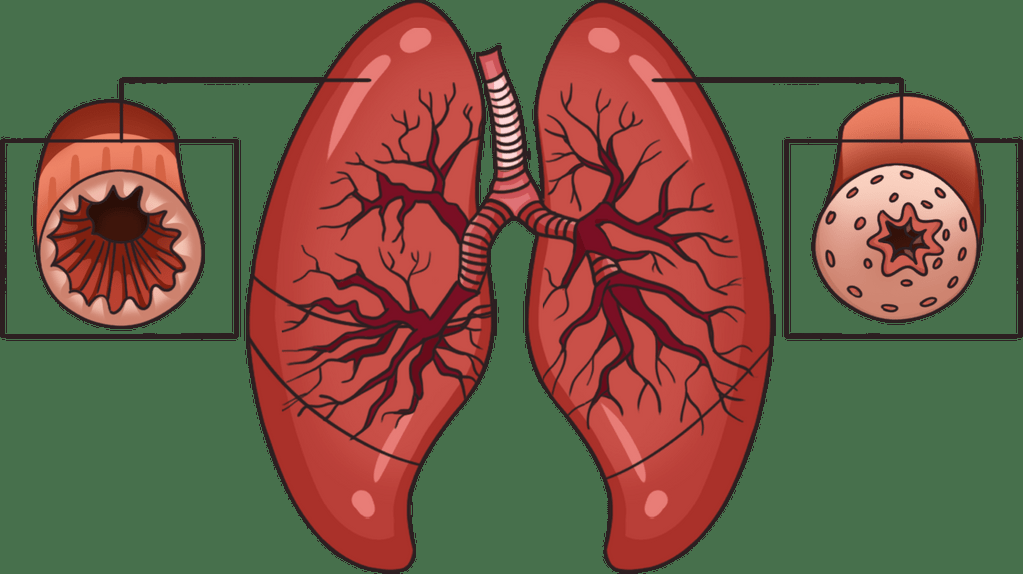
#> input picture paru-paru.png, 1023 x 574 px
$ python Z1.py
#> lines starting #> are read from the running program, lines starting #| are printed output that depends on the picture; after the words box and inside, x2 and y2 are one past the last pixel; in counts of white or black regions, pixels touching at a corner belong together
import cv2
import numpy as np

def load_image(path='paru-paru.png'):
#> called with path = 'paru-paru.png'
    image = cv2.imread(path)
#> image is the input picture: shape (574, 1023, 3); mean B, G, R 68.5, 90, 113
    if image is None:
        raise FileNotFoundError("Gambar tidak ditemukan.")
    return image

def show_image(image, title="Image"):
    cv2.imshow(title, image)
    cv2.waitKey(0)
    cv2.destroyAllWindows()

def grayscale(image):
    H, W = image.shape[:2]
#> H = 574; W = 1023
    gray = np.zeros((H, W), np.uint8)
    for i in range(H):
        for j in range(W):
            gray[i, j] = np.clip(0.299 * image[i, j, 0] +
                                 0.587 * image[i, j, 1] +
                                 0.114 * image[i, j, 2], 0, 255)
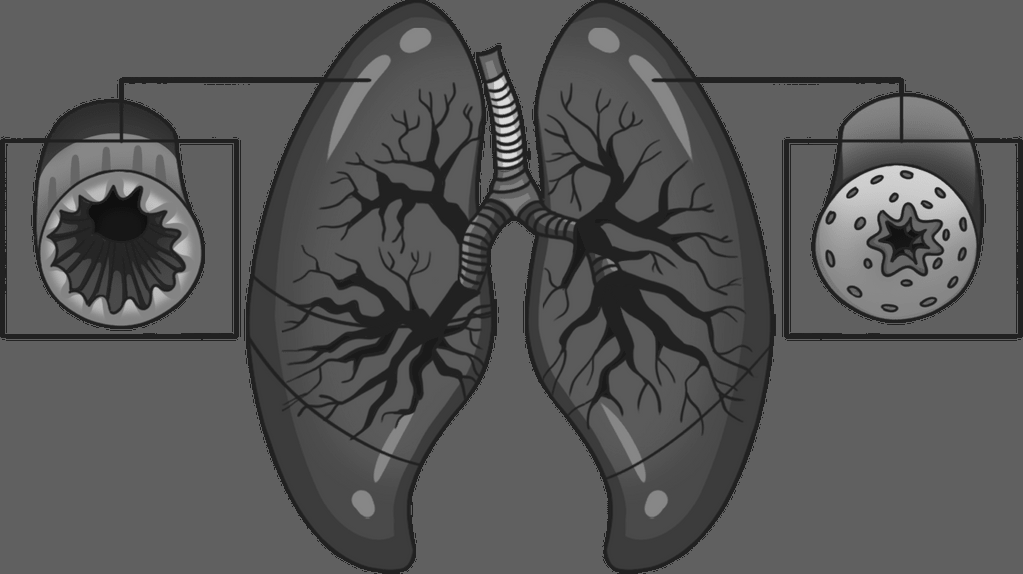
#> gray: shape (574, 1023); min 15, max 219, mean 85.7
    return gray

def brightness(image, value=80):
#> called with value = 80
    gray = cv2.cvtColor(image, cv2.COLOR_BGR2GRAY)
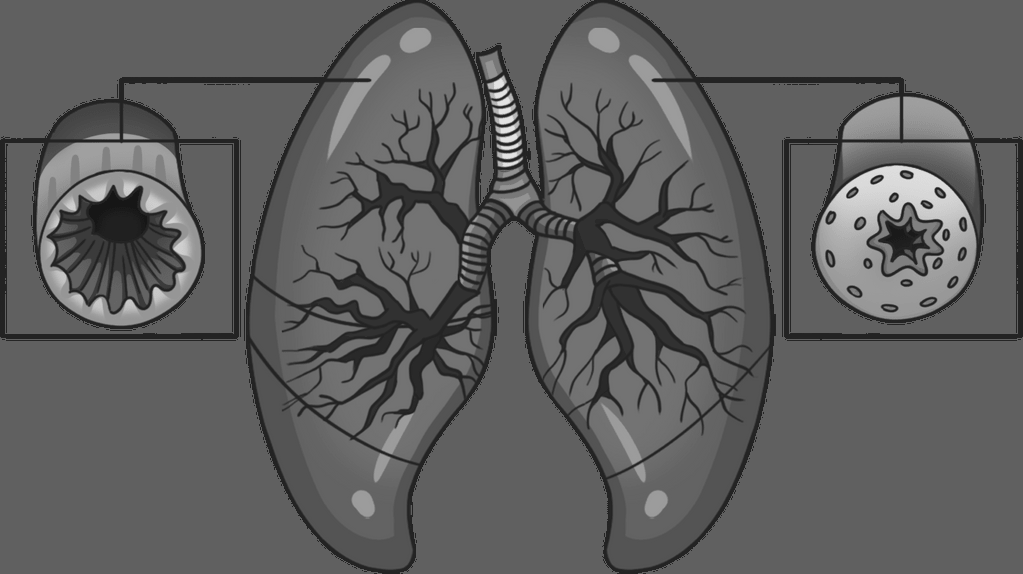
#> gray: shape (574, 1023); min 22, max 227, mean 94.6
    return np.clip(gray + value, 0, 255).astype(np.uint8)
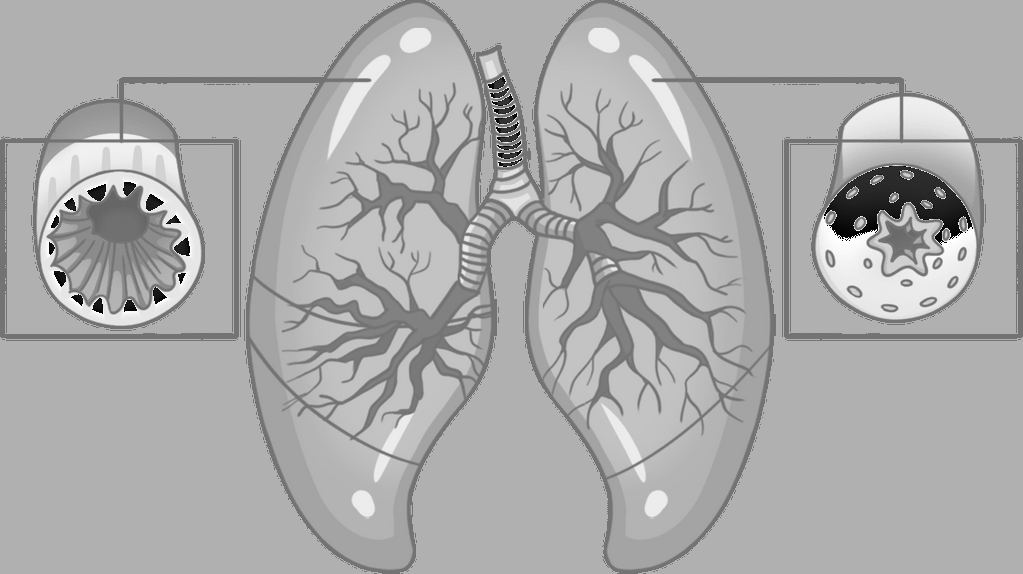
#> returned value: shape (574, 1023); min 3, max 254, mean 171

def contrast(image, factor=1.7):
#> called with factor = 1.7
    gray = cv2.cvtColor(image, cv2.COLOR_BGR2GRAY)
    H, W = gray.shape[:2]
#> H = 574; W = 1023
    for i in range(H):
        for j in range(W):
            val = gray.item(i, j)
            gray.itemset((i, j), np.clip(val * factor, 0, 255))
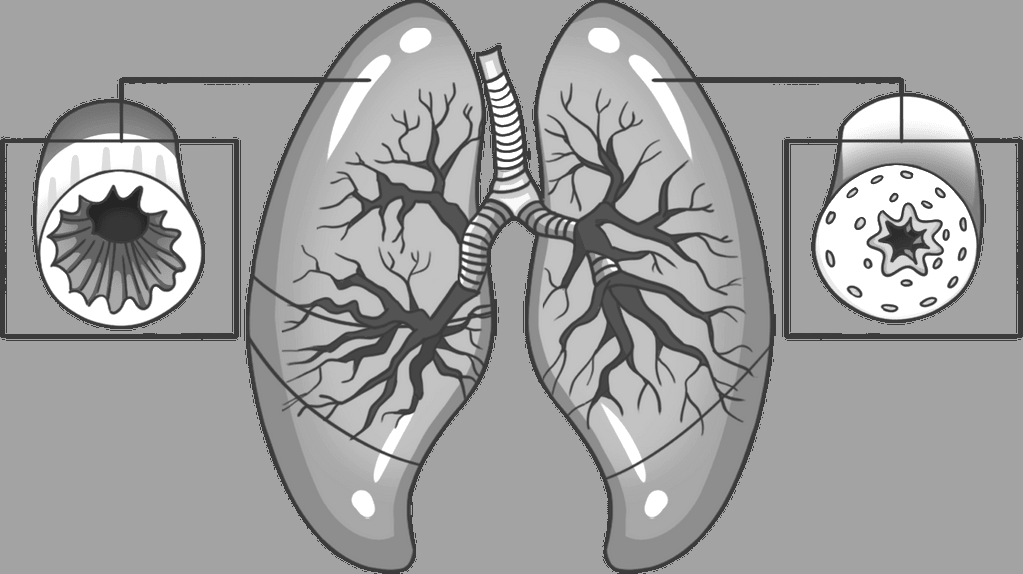
#> gray: shape (574, 1023); min 37, max 255, mean 158.8
    return gray

def contrast_stretching(image):
    gray = cv2.cvtColor(image, cv2.COLOR_BGR2GRAY)
    minV = np.min(gray)
#> minV = 22
    maxV = np.max(gray)
#> maxV = 227
    stretched = np.zeros_like(gray)
#> stretched: shape (574, 1023); every value is 0
    for i in range(gray.shape[0]):
        for j in range(gray.shape[1]):
            val = gray.item(i, j)
            new_val = float(val - minV) / (maxV - minV) * 255
            stretched.itemset((i, j), new_val)
    return stretched

def negative(image):
    gray = cv2.cvtColor(image, cv2.COLOR_BGR2GRAY)
    return 255 - gray
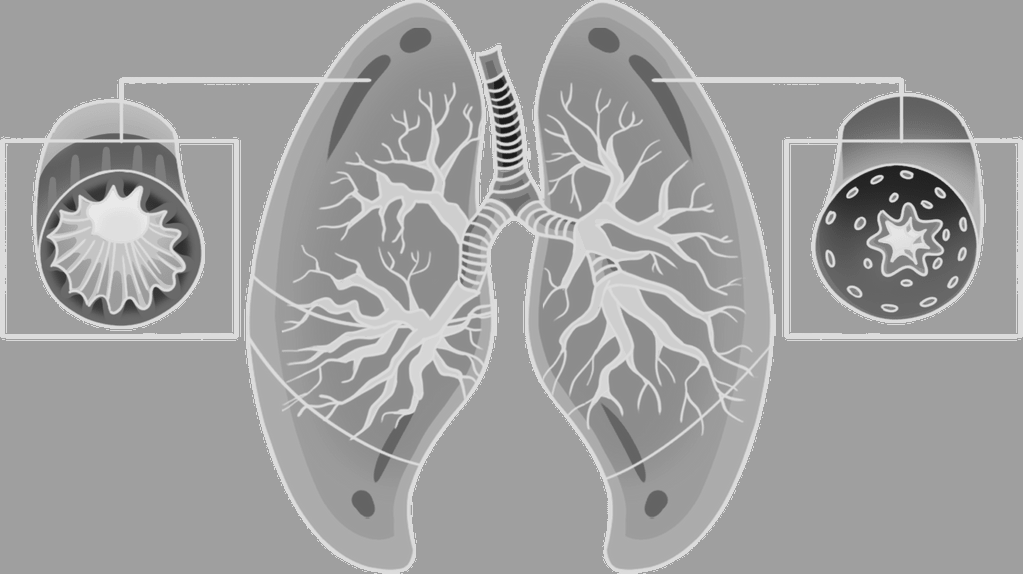
#> returned value: shape (574, 1023); min 28, max 233, mean 160.4

def binary(image):
    gray = cv2.cvtColor(image, cv2.COLOR_BGR2GRAY)
    _, binary_img = cv2.threshold(gray, 127, 255, cv2.THRESH_BINARY)
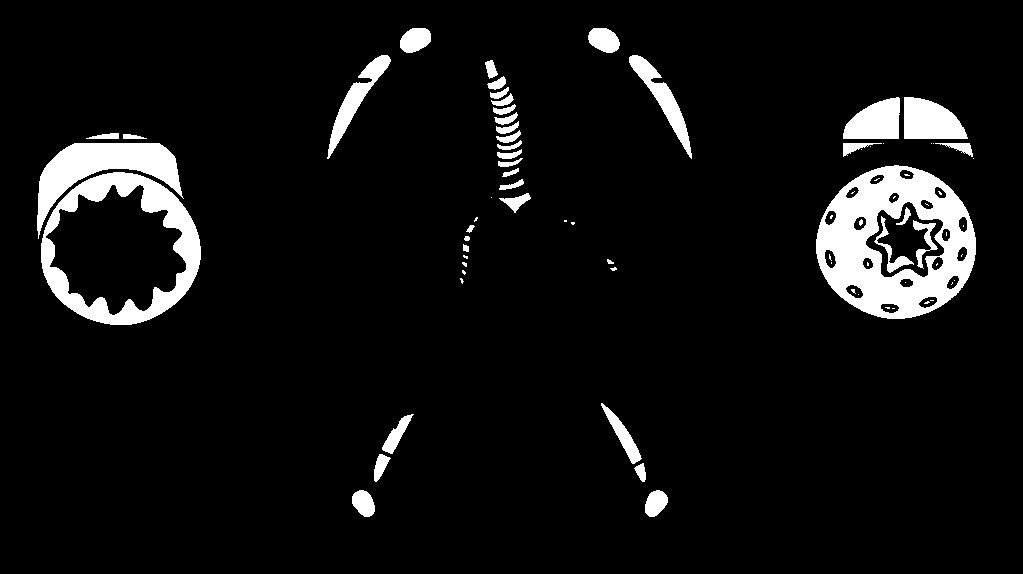
#> binary_img: shape (574, 1023); 6.9% white; 79 white regions (38 under 20 px), largest, box (x1, y1, x2, y2) and area: (816, 165, 976, 319) 13545, (41, 172, 201, 325) 7462, (37, 143, 184, 239) 4928
    return binary_img

def process_pixels(image):
    gray = cv2.cvtColor(image, cv2.COLOR_BGR2GRAY)
    H, W = gray.shape
#> H = 574; W = 1023
    for i in range(H):
        for j in range(W):
            pixel = gray.item(i, j)
            if pixel == 127:
                new_pixel = 0
            elif pixel < 127:
                new_pixel = 1
            else:
                new_pixel = 255
            gray.itemset((i, j), new_pixel)
    return gray

# --- Main Program ---
if __name__ == "__main__":
    image = load_image()

    gray = grayscale(image)
    show_image(gray, "Grayscale")

    bright = brightness(image)
    show_image(bright, "Brightness")

    contr = contrast(image)
    show_image(contr, "Contrast")

    stretch = contrast_stretching(image)
    show_image(stretch, "Contrast Stretching")

    neg = negative(image)
    show_image(neg, "Negative")

    bin_img = binary(image)
    show_image(bin_img, "Binary")

    processed = process_pixels(image)
    show_image(processed, "Process Pixels")
